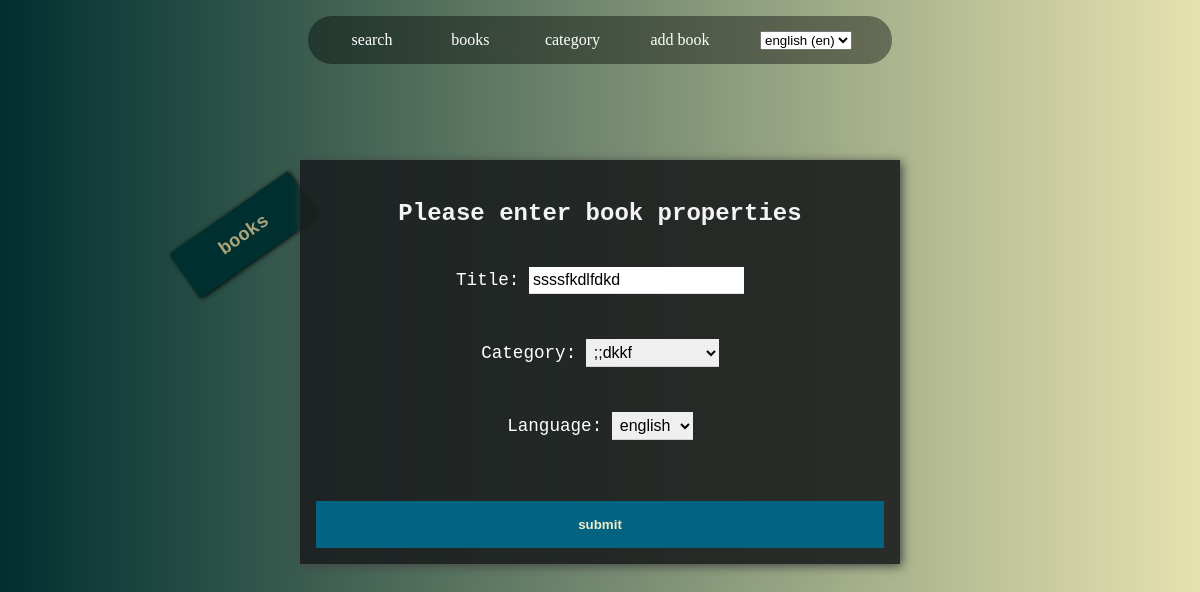
Screenshot of /en/books/edit/23/ with the database file from the repository.
### books/models.py (models this page shows, shortened)
class Book(models.Model):
    title = models.CharField(
        max_length=250,
         unique=True,
         validators=[
            MinLengthValidator(2, 'must be at least 2 characters'),
        ]
        )
    slug = models.SlugField(unique=True, default=uuid.uuid1, blank=True)
    create_on = models.DateTimeField(auto_now_add=True, editable=False)
    update_on = models.DateTimeField(auto_now_add=True)
    category = models.ForeignKey('Category',on_delete = models.SET_NULL, null=True, blank=True,)
    language = models.CharField(max_length=10, choices = LANGUAGES, default='persian')
    class Meta:
        ordering = ['-update_on']
    def get_create_copy_view(self):
        return reverse('books:create_copy', kwargs = {'pk' : self.id})

### books/views.py (the view, shortened to what this page needs)
# urls.py: path('edit/<pk>/', views.Edit.as_view(), name= 'edit'),
class Edit(UpdateView):
    queryset = Book.objects.all()
    form_class = BookForm
    template_name = 'books/create.html'

### books/forms.py
class BookForm(ModelForm):
    class Meta:
        model = Book
        fields = ['title', 'category', 'language', ]
        labels = {
            'title': _('Title'),
            'category' : _('Category'),
            'language' : _('Language')
        }
        error_messages = {
            'title': {
                'max_length': _("This name is too long."),
            },
        }
        widgets = {
            'title': TextInput(
                attrs={
                    'type' : "text",
                    'class' : "input-form",
                }),
            'category': Select(
                attrs={
                    'type' : "button",
                    'class' : "input-form",
                }),
            'language': Select(
                attrs={
                    'type' : "button",
                    'class' : "input-form",
                }),
        }

### books/models.py (called while the page is built)
    def __str__(self) -> str:
        return self.name

### books/templates/books/create.html (shortened to what this page needs)
{% extends 'base.html' %}
{% load i18n %}
{% block section %}
<section class='component'>
    <div class='box_cover'>
        {% if request.get_full_path == book.get_create_copy_view %}
            <h3> {{ book.title }} </h3>
        {% else %}
            <h3> {% trans 'books' %} </h3>
        {% endif %}
    </div>
    <div class='form-outter'>
        <h2> {% translate "Please enter book properties" %} </h2>
        <form method='post'>
            {{ form.as_p }}
            <button class='valid-button' type='submit'> {% translate "submit" %}  </button>
        </form>
    </div>
</section>
{% endblock section %}

### library/static/css/base.css (style rules this page uses)
*, *::before, *::after { box-sizing: border-box }
body { background-image: linear-gradient(-90deg, #E6E2AF 0%, #002F2F 100%); color: #fff; font-family: courier, sans-serif; margin: 0; }
p { margin: 0 0 13px 0; }

### library/static/css/nav.css (style rules this page uses)
* { margin: 0; padding: 0; list-style-type: none; }

### library/static/css/form.css (style rules this page uses)
.component { position: relative; width: 50%; margin: 5rem auto; padding: 1rem; background-color:rgba(27, 30, 31, 0.9); box-shadow: 2px 2px 10px #454545; text-align: center; }
.form-outter h2 { color: rgb(244, 244, 244); padding: 1em; }
.component .form-outter form { display: flex; flex-direction: column; }
.input-form { border: none; border-bottom: 1px solid rgba(0, 0, 0, 0.12); margin: 1rem 0; padding: 4px; font-size: 1rem; outline: none; }
.form-outter form label { font-weight: 500; font-size: 1.1rem; }
.valid-button { border:0; padding: 1rem 2rem; color: #efecca; font-weight: bold; margin-top: 2rem; background-color: rgba(4, 99, 128, 1); box-shadow: none; }
.box_cover { position: absolute; top: 3em; left: -8em; z-index: -1; background: #002F2F; color: #a7a37a; width: 9em; height: auto; transform: rotate(-35deg); display: flex; flex-wrap: wrap; justify-content: center; align-items: center; padding: 1rem 0 1rem 0; box-shadow: 1px 1px 5px black; }

### rows the page displays
Book: title "ssssfkdlfdkd", category ";;dkkf", language "english"
